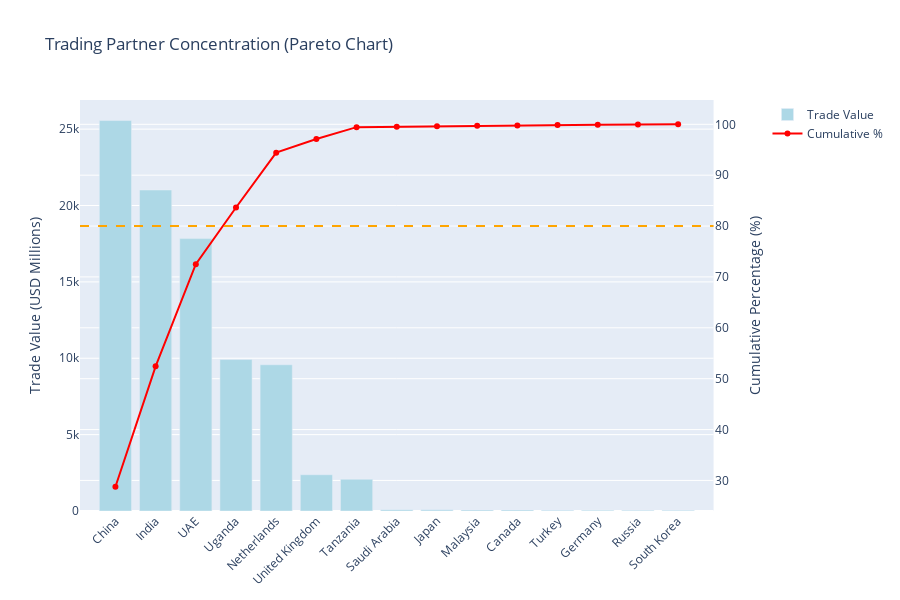

Notebook source saved alongside this figure:
### Markdown cell above
### 3. TOP TRADING PARTNERS

### Code cell
# Top 15 trading partners
partner_totals = df.groupby('Partner_Country')['Value_USD_Million'].sum().sort_values(ascending=False).head(15).reset_index()
partner_totals['Cumulative_Percent'] = partner_totals['Value_USD_Million'].cumsum() / partner_totals['Value_USD_Million'].sum() * 100

# Pareto chart
fig = make_subplots(specs=[[{"secondary_y": True}]])
fig.add_trace(go.Bar(x=partner_totals['Partner_Country'], y=partner_totals['Value_USD_Million'],
                    name='Trade Value', marker_color='lightblue'), secondary_y=False)
fig.add_trace(go.Scatter(x=partner_totals['Partner_Country'], y=partner_totals['Cumulative_Percent'],
                        mode='lines+markers', name='Cumulative %', line=dict(color='red', width=2)), secondary_y=True)
fig.add_hline(y=80, line_dash="dash", line_color="orange", secondary_y=True)
fig.update_layout(title='Trading Partner Concentration (Pareto Chart)', height=600)
fig.update_yaxes(title_text="Trade Value (USD Millions)", secondary_y=False)
fig.update_yaxes(title_text="Cumulative Percentage (%)", secondary_y=True)
fig.update_xaxes(tickangle=-45)
fig.show()

### Figure 1 — Plotly figure (JSON) as saved in the notebook; plotly's stock layout.template omitted (floating-point values rounded to 4 significant figures)
{"data": [{"marker": {"color": "lightblue"}, "name": "Trade Value", "type": "bar", "x": ["China", "India", "UAE", "Uganda", "Netherlands", "United Kingdom", "Tanzania", "Saudi Arabia", "Japan", "Malaysia", "Canada", "Turkey", "Germany", "Russia", "South Korea"], "xaxis": "x", "y": [25560.0, 21020.0, 17830.0, 9914.0, 9573.0, 2373.0, 2080.0, 89.3, 78.9, 67.8, 67.4, 52.3, 50.3, 45.6, 45.2], "yaxis": "y"}, {"line": {"color": "red", "width": 2}, "mode": "lines+markers", "name": "Cumulative %", "type": "scatter", "x": ["China", "India", "UAE", "Uganda", "Netherlands", "United Kingdom", "Tanzania", "Saudi Arabia", "Japan", "Malaysia", "Canada", "Turkey", "Germany", "Russia", "South Korea"], "xaxis": "x", "y": [28.77, 52.42, 72.5, 83.65, 94.43, 97.1, 99.44, 99.54, 99.63, 99.71, 99.78, 99.84, 99.9, 99.95, 100.0], "yaxis": "y2"}], "layout": {"height": 600, "shapes": [{"line": {"color": "orange", "dash": "dash"}, "type": "line", "x0": 0, "x1": 1, "xref": "x domain", "y0": 80, "y1": 80, "yref": "y2"}], "title": {"text": "Trading Partner Concentration (Pareto Chart)"}, "xaxis": {"anchor": "y", "domain": [0, 0.94], "tickangle": -45}, "yaxis": {"anchor": "x", "domain": [0, 1], "title": {"text": "Trade Value (USD Millions)"}}, "yaxis2": {"anchor": "x", "overlaying": "y", "side": "right", "title": {"text": "Cumulative Percentage (%)"}}}}
